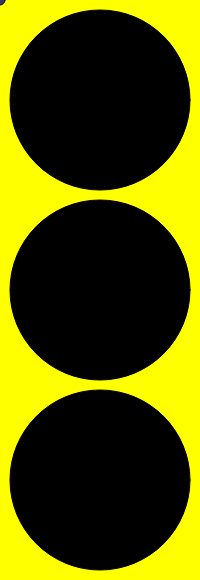
Frame 1 (no input)
Frame 60 (no input): identical to frame 1, image omitted
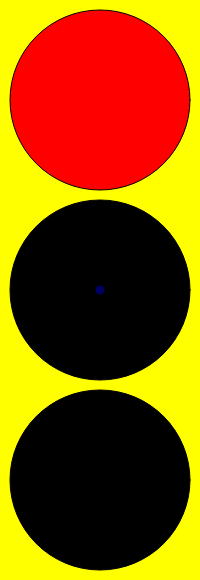
Frame 120 (the mouse pressed at the canvas centre since frame 60)

The p5.js sketch that drew these frames (run headless with seeded random() and noise() and a simulated clock; from frame 60 on, the mouse is pressed at the canvas centre):

// p5.js sketch
// ── sketch.js

function setup() {
  createCanvas(200, 580);
  
}
let dia =(180, 180);
let pos = 100;
let colval = (0,0,0);
let cv = (0,0,0);
let cv1 = (0,0,0);
let eli1;
let eli2;
let eli3;
let mou;
//var declaration
function draw() {
  background(255, 255, 0);
  fill(colval);
  eli1 = ellipse(pos, 100, dia);
  fill(cv);
  eli2 = ellipse(pos, 290, dia);
  fill(cv1);
  eli3 = ellipse(pos, 480, dia);
  //following the mouse
  mou = map(mouseX, mouseY, 190, 5, 5);
  fill(0,0,128,200);
  ellipse(mouseX, mouseY, 10);
  
  //function
}
  function mousePressed(){
  if (colval == (0,0,0)) {
    colval = [255,0,0];
  } 
  else {
    if (cv == (0,0,0)){
      cv = [255,255,0];
      colval = [0,0,0];
      
    }
    else {
      if (cv1 == (0,0,0)){
        cv1 = [0,255,0];
      }
    cv = [0,0,0];
    }
  }
    console.log('Yosbel Sarduy Herrera');
  }
